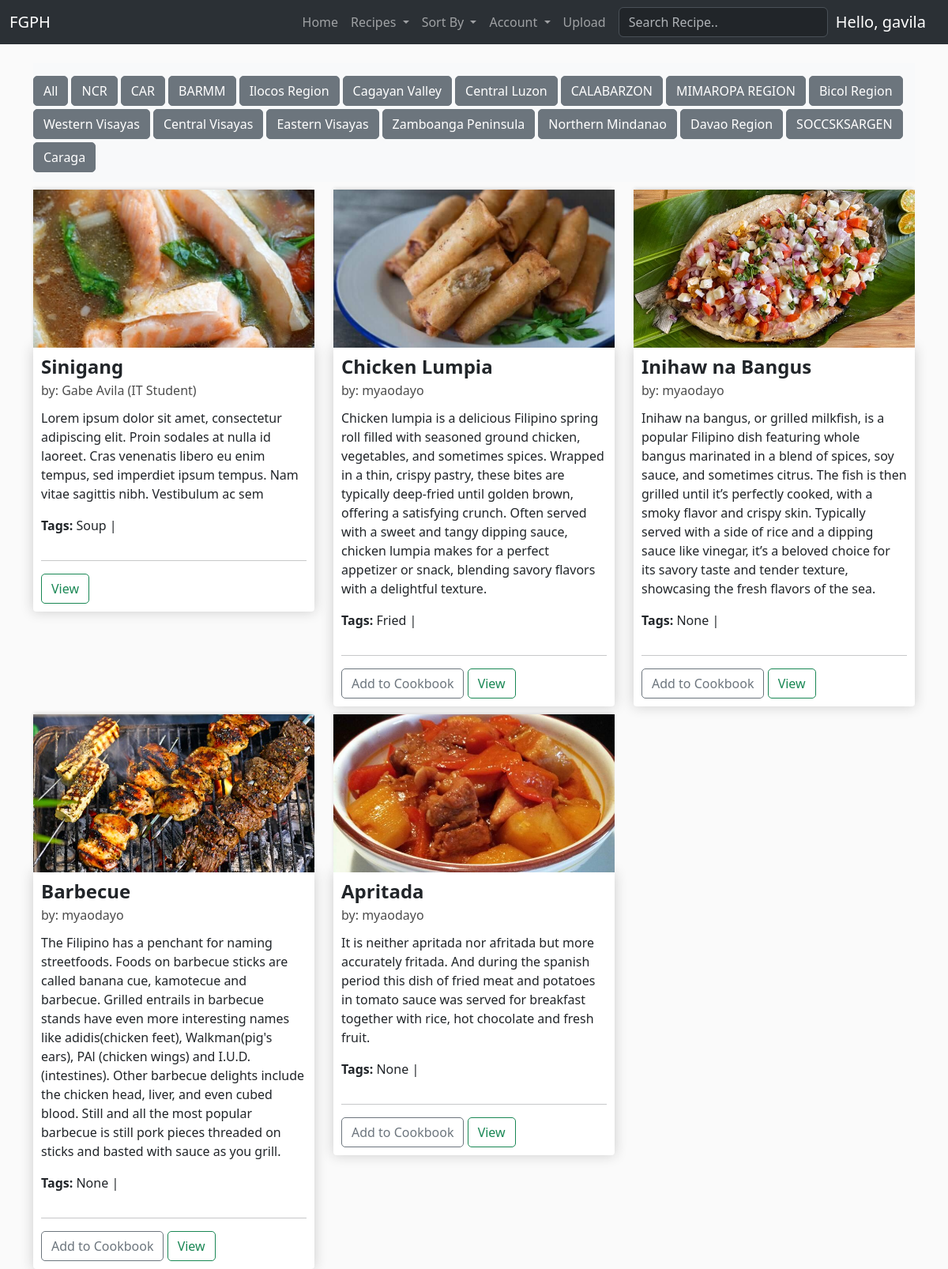
The app's page / (signed in) with its own data.
### FGPH/models.py (models this page shows, shortened)
class Region(models.Model):
	name = models.CharField(max_length=64, null=True)
	alias = models.CharField(max_length=64, null=True, blank=True)
	order = models.FloatField(null=True, blank=True)

class Recipe(models.Model):
	author = models.ForeignKey(RegisteredUser, null=True, on_delete=models.CASCADE, related_name='recipes')
	name = models.CharField(max_length=64)
	category = models.ForeignKey(Category, null=True, blank=True, on_delete=models.SET_NULL, related_name='recipes')
	tags = models.ManyToManyField(Tag)
	thumbnail = models.ImageField(default='placeholder.png')
	region = models.ForeignKey(Region, null=True, blank=True, on_delete=models.SET_NULL, related_name='recipes')
	description = models.CharField(max_length=500, null=True, blank=True)
	steps = models.JSONField(null=True)
	ingredients = models.JSONField(null=True)
	preparation_time = models.CharField(max_length=64, null=True, blank=True)
	serving_size = models.IntegerField(
		null=True,
		blank=True,
        validators=[
            MaxValueValidator(500),
            MinValueValidator(1)
        ]
    )
	@property
	def recipeTags(self):
		return self.tags.values_list()
	date_created = models.DateTimeField(auto_now_add=True, null=True)
	date_modified = models.DateTimeField(auto_now=True, null=True)
	def __str__(self):
		return self.name
	@property
	def recipeSteps(self):
		return json.loads(self.steps)

class RegisteredUser(models.Model):
	user = models.OneToOneField(User, null=True, blank=True, on_delete=models.CASCADE)
	name = models.CharField(max_length=200, null=True)
	email = models.CharField(max_length=200)
	title = models.CharField(default="", max_length=200, blank=True)
	profile_pic = models.ImageField(default="pfp.png", null=True, blank=True)
	date_created = models.DateTimeField(auto_now_add=True, null=True)
	def __str__(self):
	    return str(self.name)

class Tag(models.Model):
    name = models.CharField(max_length=64, null=True)

### FGPH/views.py (the view)
# urls.py: path("", views.index, name='home'),
def index(request):
    categories = Category.objects.all()
    regions = Region.objects.all().values().order_by('order')
    cookbookAuthor = request.user.registereduser
    cookbook = Cookbook.objects.get(cookbookAuthor=cookbookAuthor)
    pks = cookbook.recipes.values_list('recipe')
    cookbookrecipes = Recipe.objects.filter(id__in=pks)
    print(cookbookrecipes)
    category = request.GET.get('category')
    region = request.GET.get('region')
    query = request.GET.get("q")
    if category:
        recipes = Recipe.objects.filter(category__name__contains=category)
    elif region:
        recipes = Recipe.objects.filter(region__name__contains=region)
    elif query:
        recipes = Recipe.objects.filter(
            Q(name__icontains=query) | Q(tags__name__icontains=query) | Q(author__name__icontains=query) |
            Q(ingredients__icontains=query)
        ).distinct()
    else:
        recipes = Recipe.objects.all()
    context = {'recipes': recipes, 'regions': regions, 'categories': categories,
               'cookbookrecipes': cookbookrecipes}
    return render(request, 'FGPH/home.html', context)

### FGPH/templatetags/get_group.py (called while the page is built)
@register.filter(name='has_group')
def has_group(user, group_name):
    return user.groups.filter(name=group_name).exists()

### FGPH/templates/FGPH/home.html
{% extends 'FGPH/template.html' %}
{% load static %}
{% block content %}
{% include 'FGPH/sections/regions.html' %}
<div class="row">
	{% for recipe in recipes %}
		<div class="col-lg-4">
			<img class="thumbnail" src="{{ recipe.thumbnail.url }}">
			<div class="box-element product">
				<h4 class="card-title"><strong>{{ recipe.name }}</strong></h4>
				<div style="display: inline-flex;">
					<h6 style="line-height: 30px; margin-left: 	0px;">by: {{ recipe.author }}</h6>
					{% if recipe.author.title %}
					<h6 style="line-height: 30px; margin-left: 	0px;">&nbsp;({{ recipe.author.title }})</h6>
					{% endif %}
				</div>
				<p style="word-wrap: break-word;" class="card-text">{{ recipe.description }}</p>
				<div style="display: inline-flex;">
					<p style="word-wrap: break-word;" class="card-text"><strong>Tags:&nbsp;</strong></p>
					{% for id, name in recipe.recipeTags %}
					<p style="word-wrap: break-word;" class="card-text">{{ name }} | &nbsp;</p>
					{% endfor %}
				</div>
				<hr>
				{% if recipe not in cookbookrecipes %}
				<button data-recipe="{{ recipe.id }}" data-action="add" class="btn btn-outline-secondary add-recipe">Add to Cookbook</button>
				{% endif %}
				<a href="{% url 'FGPH:recipe' recipe.id %}" data-recipe="{{ recipe.id }}" class="btn btn-outline-success view-recipe">View</a>
			</div>
		</div>
		{% empty %}
		<h3>No Results..</h3>
	{% endfor %}
</div>
{% endblock content %}

### FGPH/templates/FGPH/sections/navbar.html (shortened to what this page needs)
{% load get_group %}
<nav class="navbar navbar-expand-lg bg-body-tertiary" data-bs-theme="dark">
  <div class="container-fluid">
    <a class="navbar-brand" href="{% url 'FGPH:home' %}">FGPH</a>
    <div class="collapse navbar-collapse" id="navbarSupportedContent">
      <ul class="navbar-nav ms-auto me-2 mb-2 mb-lg-0">
        <li class="nav-item">
          <a class="nav-link" aria-current="page" href="{% url 'FGPH:home' %}">Home</a>
        </li>
        <li class="nav-item dropdown">
          <a class="nav-link dropdown-toggle" href="#" role="button" data-bs-toggle="dropdown" aria-expanded="false">
            Recipes
          </a>
        </li>
        <li class="nav-item dropdown">
          <a class="nav-link dropdown-toggle" href="#" role="button" data-bs-toggle="dropdown" aria-expanded="false">
            Sort By
          </a>
        </li>
        {% if request.user|has_group:"contributor" or request.user|has_group:"user" %}
        <li class="nav-item dropdown">
          <a class="nav-link dropdown-toggle" href="#" role="button" data-bs-toggle="dropdown" aria-expanded="false">
            Account
          </a>
        </li>
        {% endif %}
        {% if request.user|has_group:"contributor" %}
        <li class="nav-item">
          <a class="nav-link" aria-current="page" href="{% url 'FGPH:uploadRecipe' %}">Upload</a>
        </li>
        {% endif %}
      </ul>
      <form action="{% url 'FGPH:home' %}" method="get">
        <input class="form-control me-2" name="q" type="text" placeholder="Search Recipe.." aria-label="Search">
      </form>
      <div style="margin-left: 10px;">
        {% if request.user.is_authenticated %}
        <a class="navbar-brand">Hello, {{ request.user.username }}</a>
        {% else %}
        <a href="{% url 'FGPH:login' %}" class="btn btn-outline-warning">Login</a>
        {% endif %}
      </div>
    </div>
  </div>
</nav>

### FGPH/templates/FGPH/sections/regions.html (shortened to what this page needs)
<nav class="navbar navbar-expand-lg bg-body-tertiary">
      <div class="collapse navbar-collapse mt-2" id="navbarText">
        <ul id="regionsList" class="nav nav-pills">
            <li class="nav-item">
              <a class="btn btn-secondary me-1 mb-1" aria-current="page" href="{% url 'FGPH:home' %}">All</a>
            </li>
            {% for region in regions %}
            <li class="nav-item">
                <a class="btn btn-secondary me-1 mb-1" data-region="{{ region.name }}" aria-current="page" href="{% url 'FGPH:home' %}?region={{ region.name }}">{{ region.name }}</a>
            </li>
            {% endfor %}
        </ul>
      </div>
  </nav>

### static/css/main.css (style rules this page uses)
body { background-color: hsl(0, 0%, 98%); }
h1,h2,h3,h4,h5,h6 { color:hsl(0, 0%, 30%); }
.box-element { box-shadow:hsl(0, 0%, 80%) 0 0 16px; background-color: #fff; border-radius: 4px; padding: 10px; }
.thumbnail { width: 100%; height: 200px; object-fit: cover; -webkit-box-shadow: -1px -3px 5px -2px rgba(214,214,214,1); -moz-box-shadow: -1px -3px 5px -2px rgba(214,214,214,1); box-shadow: -1px -3px 5px -2px rgba(214,214,214,1); }
.product { border-radius: 0 0 4px 4px; }
.col-lg-4, .col-lg-6, .col-lg-8, .col-lg-12 { margin-top: 10px; }
.btn { border-radius: 5px; }

### records on screen
Region: name "NCR"
Region: name "CAR"
Region: name "BARMM"
Region: name "Ilocos Region"
Region: name "Cagayan Valley"
Region: name "Central Luzon"
Region: name "CALABARZON"
Region: name "MIMAROPA REGION"
Region: name "Bicol Region"
Region: name "Western Visayas"
Region: name "Central Visayas"
Region: name "Eastern Visayas"
Region: name "Zamboanga Peninsula"
Region: name "Northern Mindanao"
Region: name "Davao Region"
Region: name "SOCCSKSARGEN"
Region: name "Caraga"
Recipe: thumbnail (picture), name "Sinigang", author "Gabe Avila", author "IT Student", description "Lorem ipsum dolor sit amet, consectetur adipiscing elit. Proin sodales at nulla id laoreet. Cras venenatis libero eu enim tempus, sed imperdiet ipsum tempus. Nam vitae sagittis nibh. Vestibulum ac sem"
Tag: recipeTags "Soup"
Recipe: thumbnail (picture), name "Chicken Lumpia", author "myaodayo", description "Chicken lumpia is a delicious Filipino spring roll filled with seasoned ground chicken, vegetables, and sometimes spices. Wrapped in a thin, crispy pastry, these bites are typically deep-fried until golden brown, offering a satisfying crunch. Often served with a sweet and tangy dipping sauce, chicken lumpia makes for a perfect appetizer or snack, blending savory flavors with a delightful texture."
Tag: recipeTags "Fried"
Recipe: thumbnail (picture), name "Inihaw na Bangus", author "myaodayo", description "Inihaw na bangus, or grilled milkfish, is a popular Filipino dish featuring whole bangus marinated in a blend of spices, soy sauce, and sometimes citrus. The fish is then grilled until it’s perfectly cooked, with a smoky flavor and crispy skin. Typically served with a side of rice and a dipping sauce like vinegar, it’s a beloved choice for its savory taste and tender texture, showcasing the fresh flavors of the sea.", recipeTags "None"
Recipe: thumbnail (picture), name "Barbecue", author "myaodayo", description "The Filipino has a penchant for naming streetfoods. Foods on barbecue sticks are called banana cue, kamotecue and barbecue. Grilled entrails in barbecue stands have even more interesting names like adidis(chicken feet), Walkman(pig's ears), PAl (chicken wings) and I.U.D. (intestines). Other barbecue delights include the chicken head, liver, and even cubed blood. Still and all the most popular barbecue is still pork pieces threaded on sticks and basted with sauce as you grill.", recipeTags "None"
Recipe: thumbnail (picture), name "Apritada", author "myaodayo", description "It is neither apritada nor afritada but more accurately fritada. And during the spanish period this dish of fried meat and potatoes in tomato sauce was served for breakfast together with rice, hot chocolate and fresh fruit.", recipeTags "None"

### other values on screen
{{ request.user.username }} "gavila"
